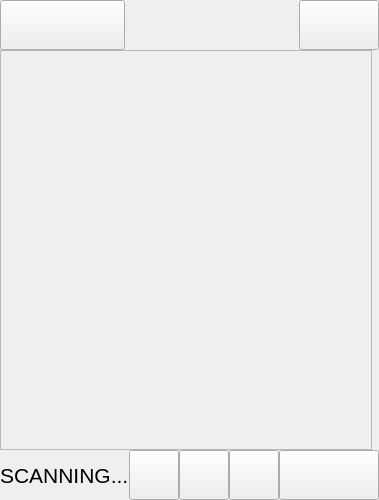
      <widget class="QWidget" name="page_3">
       <layout class="QGridLayout" name="gridLayout_4">
        <property name="leftMargin">
         <number>0</number>
        </property>
        <property name="topMargin">
         <number>0</number>
        </property>
        <property name="rightMargin">
         <number>0</number>
        </property>
        <property name="bottomMargin">
         <number>0</number>
        </property>
        <property name="spacing">
         <number>0</number>
        </property>
        <item row="2" column="0">
         <widget class="QFrame" name="p3_bottom_frame">
          <property name="enabled">
           <bool>true</bool>
          </property>
          <property name="sizePolicy">
           <sizepolicy hsizetype="Preferred" vsizetype="Fixed">
            <horstretch>0</horstretch>
            <verstretch>0</verstretch>
           </sizepolicy>
          </property>
          <property name="font">
           <font>
            <kerning>true</kerning>
           </font>
          </property>
          <property name="contextMenuPolicy">
           <enum>Qt::DefaultContextMenu</enum>
          </property>
          <property name="styleSheet">
           <string notr="true">border-image: url(:/Horus Main Page/empty.png);</string>
          </property>
          <property name="frameShape">
           <enum>QFrame::NoFrame</enum>
          </property>
          <property name="lineWidth">
           <number>0</number>
          </property>
          <layout class="QHBoxLayout" name="horizontalLayout">
           <property name="spacing">
            <number>0</number>
           </property>
           <property name="leftMargin">
            <number>0</number>
           </property>
           <property name="topMargin">
            <number>0</number>
           </property>
           <property name="rightMargin">
            <number>0</number>
           </property>
           <property name="bottomMargin">
            <number>0</number>
           </property>
           <item alignment="Qt::AlignHCenter">
            <widget class="QLabel" name="scanLabelp3">
             <property name="font">
              <font>
               <pointsize>16</pointsize>
              </font>
             </property>
             <property name="text">
              <string>SCANNING...</string>
             </property>
            </widget>
           </item>
           <item alignment="Qt::AlignHCenter|Qt::AlignBottom">
            <widget class="QPushButton" name="replay_button_3">
             <property name="minimumSize">
              <size>
               <width>50</width>
               <height>50</height>
              </size>
             </property>
             <property name="styleSheet">
              <string notr="true">border-image: url(:/Horus Main Page/repeat.png);</string>
             </property>
             <property name="text">
              <string/>
             </property>
            </widget>
           </item>
           <item alignment="Qt::AlignHCenter|Qt::AlignBottom">
            <widget class="QPushButton" name="pause_button_3">
             <property name="minimumSize">
              <size>
               <width>50</width>
               <height>50</height>
              </size>
             </property>
             <property name="styleSheet">
              <string notr="true">border-image: url(:/Horus Main Page/stop.png);</string>
             </property>
             <property name="text">
              <string/>
             </property>
            </widget>
           </item>
           <item alignment="Qt::AlignHCenter|Qt::AlignBottom">
            <widget class="QPushButton" name="play_button_3">
             <property name="minimumSize">
              <size>
               <width>50</width>
               <height>50</height>
              </size>
             </property>
             <property name="styleSheet">
              <string notr="true">border-image: url(:/Horus Main Page/play.png);</string>
             </property>
             <property name="text">
              <string/>
             </property>
            </widget>
           </item>
           <item alignment="Qt::AlignHCenter|Qt::AlignBottom">
            <widget class="QPushButton" name="pushButton_3">
             <property name="minimumSize">
              <size>
               <width>100</width>
               <height>50</height>
              </size>
             </property>
             <property name="styleSheet">
              <string notr="true">border-image: url(:/Horus Main Page/gotoresults.png);</string>
             </property>
             <property name="text">
              <string/>
             </property>
            </widget>
           </item>
          </layout>
         </widget>
        </item>
        <item row="0" column="0">
         <widget class="QFrame" name="p3_top_frame">
          <property name="sizePolicy">
           <sizepolicy hsizetype="Preferred" vsizetype="Fixed">
            <horstretch>0</horstretch>
            <verstretch>0</verstretch>
           </sizepolicy>
          </property>
          <property name="styleSheet">
           <string notr="true">border-image: url(:/Horus Main Page/empty.png);</string>
          </property>
          <property name="lineWidth">
           <number>0</number>
          </property>
          <layout class="QHBoxLayout" name="horizontalLayout_2">
           <property name="spacing">
            <number>0</number>
           </property>
           <property name="leftMargin">
            <number>0</number>
           </property>
           <property name="topMargin">
            <number>0</number>
           </property>
           <property name="rightMargin">
            <number>0</number>
           </property>
           <property name="bottomMargin">
            <number>0</number>
           </property>
           <item alignment="Qt::AlignLeft|Qt::AlignTop">
            <widget class="QPushButton" name="back_button_6">
             <property name="minimumSize">
              <size>
               <width>125</width>
               <height>50</height>
              </size>
             </property>
             <property name="layoutDirection">
              <enum>Qt::LeftToRight</enum>
             </property>
             <property name="styleSheet">
              <string notr="true">border-image: url(:/Horus Main Page/backButton.png);</string>
             </property>
             <property name="text">
              <string/>
             </property>
            </widget>
           </item>
           <item alignment="Qt::AlignRight|Qt::AlignTop">
            <widget class="QPushButton" name="upload_button_3">
             <property name="minimumSize">
              <size>
               <width>80</width>
               <height>50</height>
              </size>
             </property>
             <property name="styleSheet">
              <string notr="true">border-image: url(:/Horus Main Page/upload.png);</string>
             </property>
             <property name="text">
              <string/>
             </property>
            </widget>
           </item>
          </layout>
         </widget>
        </item>
        <item row="1" column="0">
         <widget class="QFrame" name="p3_middle_frame">
          <property name="styleSheet">
           <string notr="true">border-image: url(:/Horus Main Page/empty.png);</string>
          </property>
          <property name="lineWidth">
           <number>0</number>
          </property>
          <layout class="QHBoxLayout" name="horizontalLayout_5">
           <property name="spacing">
            <number>0</number>
           </property>
           <property name="leftMargin">
            <number>0</number>
           </property>
           <property name="topMargin">
            <number>0</number>
           </property>
           <property name="rightMargin">
            <number>0</number>
           </property>
           <property name="bottomMargin">
            <number>0</number>
           </property>
           <item>
            <widget class="QFrame" name="p3_chart_frame1">
             <property name="sizePolicy">
              <sizepolicy hsizetype="Expanding" vsizetype="Expanding">
               <horstretch>0</horstretch>
               <verstretch>0</verstretch>
              </sizepolicy>
             </property>
             <property name="minimumSize">
              <size>
               <width>200</width>
               <height>400</height>
              </size>
             </property>
             <property name="baseSize">
              <size>
               <width>200</width>
               <height>500</height>
              </size>
             </property>
             <property name="frameShape">
              <enum>QFrame::StyledPanel</enum>
             </property>
             <property name="frameShadow">
              <enum>QFrame::Raised</enum>
             </property>
             <layout class="QVBoxLayout" name="verticalLayout_12"/>
            </widget>
           </item>
           <item alignment="Qt::AlignRight">
            <widget class="QLabel" name="p3_screen_label">
             <property name="sizePolicy">
              <sizepolicy hsizetype="MinimumExpanding" vsizetype="Expanding">
               <horstretch>0</horstretch>
               <verstretch>0</verstretch>
              </sizepolicy>
             </property>
             <property name="maximumSize">
              <size>
               <width>1231</width>
               <height>581</height>
              </size>
             </property>
             <property name="styleSheet">
              <string notr="true"/>
             </property>
             <property name="text">
              <string/>
             </property>
             <property name="pixmap">
              <pixmap resource="ui_img/ui_img/startscreen.qrc">:/Horus Main Page/startscreen.jpg</pixmap>
             </property>
            </widget>
           </item>
          </layout>
         </widget>
        </item>
       </layout>
       <zorder>p3_top_frame</zorder>
       <zorder>p3_middle_frame</zorder>
       <zorder>p3_bottom_frame</zorder>
      </widget>
